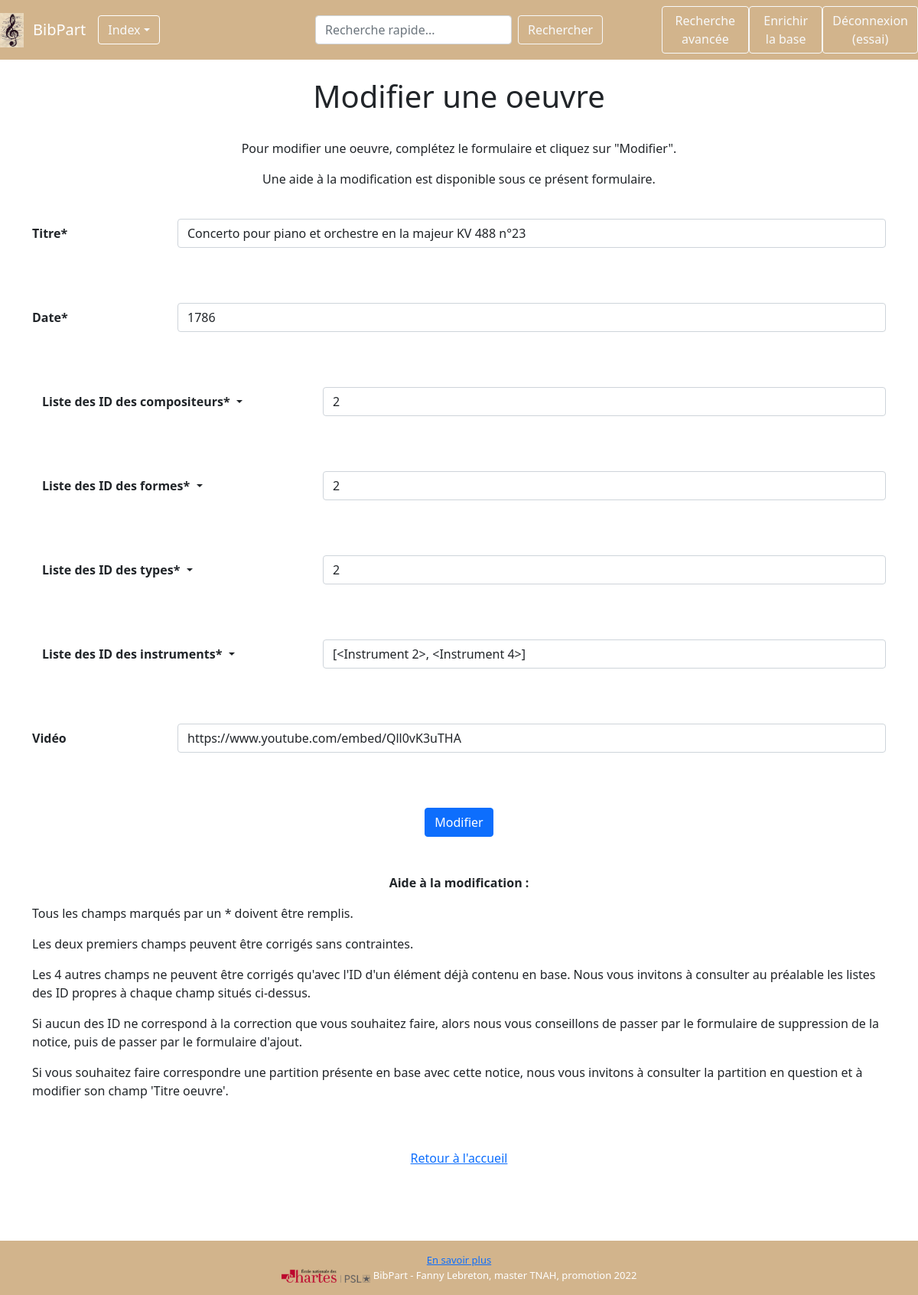
Screenshot of /maj_oeuvre/2 (signed in) with the database file from the repository.
### BibPart/modeles/utilisateurs.py (models this page shows, shortened)
class Utilisateur(UserMixin, db.Model):
    __tablename__ = "utilisateur"
    id_utilisateur = db.Column(db.Integer, unique=True, nullable=False, primary_key=True, autoincrement=True)
    nom_utilisateur = db.Column(db.Text, nullable=False)
    login_utilisateur = db.Column(db.Text, nullable=False, unique=True)
    email_utilisateur = db.Column(db.Text, nullable=False)
    password_utilisateur = db.Column(db.Text, nullable=False)
    authorships = db.relationship("Authorship", back_populates="utilisateur")

### BibPart/modeles/donnees.py (models this page shows, shortened)
class Oeuvre(db.Model):
    __tablename__ = "oeuvre"
    id_oeuvre = db.Column(db.Integer, unique=True, nullable=False, primary_key=True, autoincrement=True)
    titre_oeuvre = db.Column(db.Text, nullable=False)
    date_oeuvre = db.Column(db.Text)
    audio_oeuvre = db.Column(db.Text)
    compositeur_id_compositeur = db.Column(db.Integer, db.ForeignKey('compositeur.id_compositeur'))
    type_id_type = db.Column(db.Integer, db.ForeignKey('type.id_type'))
    forme_id_forme = db.Column(db.Integer, db.ForeignKey('forme.id_forme'))
    compositeurs = db.relationship("Compositeur", back_populates="oeuvres")
    types = db.relationship("Type", back_populates="oeuvres")
    formes = db.relationship("Forme", back_populates="oeuvres")
    partitions = db.relationship("Partition", back_populates="oeuvres")
    instruments = db.relationship("Instrument", secondary="relation_oeuvre_instrument", back_populates="oeuvres")
    authorships = db.relationship("Authorship", back_populates="oeuvre")

### BibPart/routes.py (the view, shortened to what this page needs)
@app.route("/maj_oeuvre/<int:identifier>", methods=["GET", "POST"])
@login_required
def maj_oeuvre(identifier):
    listecompositeur = Compositeur.query.all()
    listetype = Type.query.all()
    listeforme = Forme.query.all()
    listeinstrument = Instrument.query.all()
    if request.method == "GET":
        modif_oeuvre = Oeuvre.query.get(identifier)
        modif_oeuvre_compo = modif_oeuvre.compositeurs
        return render_template("pages/maj_oeuvre.html", oeuvre=modif_oeuvre, composi=modif_oeuvre_compo,
                               Listecompositeur=listecompositeur, Listetype=listetype, Listeforme=listeforme,
                               Listeinstrument=listeinstrument)

### BibPart/modeles/utilisateurs.py (called while the page is built)
@login.user_loader
def trouver_utilisateur_via_id(id_utilisateur):
    return Utilisateur.query.get(int(id_utilisateur))

### BibPart/templates/pages/maj_oeuvre.html (shortened to what this page needs)
{% extends "conteneur.html" %}
{% block corps %}
<div class="text-center">
    <h1>Modifier une oeuvre</h1>
    <br/>
    <p>Pour modifier une oeuvre, complétez le formulaire et cliquez sur "Modifier".</p>
    <p>Une aide à la modification est disponible sous ce présent formulaire.</p>
    <br/>
</div>
<form class="form" method="POST" action="{{url_for('maj_oeuvre', identifier=oeuvre.id_oeuvre)}}">
    <div class="form-group row">
        <label class="col-sm-2 col-form-label fw-bold">Titre*</label>
        <div class="col-sm-10">
            <input type="text" class="form-control" name="maj_titre" value="{{oeuvre.titre_oeuvre}}"/>
        </div>
    </div>
    <br/>
    <br/>
    <br/>
    <div class="form-group row">
        <label class="col-sm-2 col-form-label fw-bold">Date*</label>
        <div class="col-sm-10">
            <input type="text" class="form-control" name="maj_date_oeuvre" value="{{oeuvre.date_oeuvre}}"/>
        </div>
    </div>
    <br/>
    <br/>
    <br/>
    <div class="form-group row">
        <div class="dropdown col-6 col-md-4">
            <button class="btn btn-outline-dark fw-bold dropdown-toggle" type="button" id="dropdownMenuButton1"
                    data-bs-toggle="dropdown" aria-expanded="false">Liste des ID des compositeurs*
            </button>
        </div>
        <div class="col-12 col-md-8">
            <input type="text" class="form-control" name="maj_compositeur"
                   value="{{oeuvre.compositeur_id_compositeur}}"/>
        </div>
    </div>
    <br/>
    <br/>
    <br/>
    <div class="form-group row">
        <div class="dropdown col-6 col-md-4">
            <button class="btn btn-outline-dark fw-bold dropdown-toggle" type="button" id="dropdownMenuButton2"
                    data-bs-toggle="dropdown" aria-expanded="false">Liste des ID des formes*
            </button>
        </div>
        <div class="col-12 col-md-8">
            <input type="text" class="form-control" name="maj_forme" value="{{oeuvre.forme_id_forme}}"/>
        </div>
    </div>
    <br/>
    <br/>
    <br/>
    <div class="form-group row">
        <div class="dropdown col-6 col-md-4">
            <button class="btn btn-outline-dark fw-bold dropdown-toggle" type="button" id="dropdownMenuButton3"
                    data-bs-toggle="dropdown" aria-expanded="false">Liste des ID des types*
            </button>
        </div>
        <div class="col-12 col-md-8">
            <input type="text" class="form-control" name="maj_type" value="{{oeuvre.type_id_type}}"/>
        </div>
    </div>
    <br/>
    <br/>
    <br/>
    <div class="form-group row">
        <div class="dropdown col-6 col-md-4">
            <button class="btn btn-outline-dark fw-bold dropdown-toggle" type="button" id="dropdownMenuButton4"
                    data-bs-toggle="dropdown" aria-expanded="false">Liste des ID des instruments*
            </button>
        </div>
        <div class="col-12 col-md-8">
            <input type="text" class="form-control" name="maj_instrument" value="{{oeuvre.instruments}}"/>
        </div>
    </div>
    <br/>
    <br/>
    <br/>
    <div class="form-group row">
        <label class="col-sm-2 col-form-label fw-bold">Vidéo</label>
        <div class="col-sm-10">
            <input type="text" class="form-control" name="maj_audio" value="{{oeuvre.audio_oeuvre}}"
                   placeholder="https://www.youtube.com/embed/[ID de la vidéo]"/>
        </div>
    </div>
    <br/>
    <br/>
    <br/>
    <div class="text-center">
        <button type="submit" class="btn btn-primary">Modifier</button>
    </div>
</form>
<br/>
<br/>
<div>
    <p class="text-center fw-bold">Aide à la modification : </p>
    <p>Tous les champs marqués par un * doivent être remplis.</p>
    <p>Les deux premiers champs peuvent être corrigés sans contraintes.</p>
    <p>Les 4 autres champs ne peuvent être corrigés qu'avec l'ID d'un élément déjà contenu en base. Nous vous invitons
        à consulter au préalable les listes des ID propres à chaque champ situés ci-dessus.</p>
    <p>Si aucun des ID ne correspond à la correction que vous souhaitez faire, alors nous vous conseillons de passer par
        le formulaire de suppression de la notice, puis de passer par le formulaire d'ajout.</p>
    <p>Si vous souhaitez faire correspondre une partition présente en base avec cette notice, nous vous invitons à
        consulter la partition en question et à modifier son champ 'Titre oeuvre'.</p>
</div>
<br/>
<br/>
<div class="text-center"><a href="{{url_for('accueil')}}">Retour à l'accueil</a></div>
{% endblock %}

### BibPart/templates/conteneur.html (shortened to what this page needs)
<!doctype html>
<html lang="fr">
<head>
    {% include "partials/css.html" %}
</head>
<body>
<nav class="navbar navbar-expand-md navbar-dark mb-4" style="background-color: #d2b48c;">
    <img src="{{url_for('static', filename='images/logo1.jpg')}}" width="45" height="45"
         class="d-inline-block align-top" alt="logo"/>
    <div class="container-fluid">
        <a class="navbar-brand" href="{{ url_for('accueil') }}">BibPart</a>
        <div class="collapse navbar-collapse" id="navbarCollapse">
                <div class="dropdown">
                    <button class="btn btn-outline-light dropdown-toggle" type="button" id="dropdownMenuButton1"
                            data-bs-toggle="dropdown" aria-expanded="false">Index</button>
                </div>
            <form class="d-flex position-absolute top-50 start-50 translate-middle" action="{{url_for('recherche')}}"
                  method="GET">
                <input class="form-control me-2" name="keyword" type="search" placeholder="Recherche rapide..."
                       aria-label="Search">
                <button class="btn btn-outline-light" type="submit">Rechercher</button>
            </form>
        </div>
    </div>
    <div class="d-flex justify-content-end">
        {% if not current_user.is_authenticated %}
        <a type="button" class="btn btn-outline-light me-2" href="{{ url_for('inscription') }}">Inscription</a>
        <a type="button" class="btn btn-outline-light" href="{{ url_for('connexion') }}">Connexion</a>
        {% else %}
        <a type="button" class="btn btn-outline-light" href="{{url_for('rechercheavancee')}}">Recherche avancée</a>
        <a type="button" class="btn btn-outline-light" href="{{ url_for('accueil_ajout') }}">Enrichir la base</a>
        <a type="button" class="btn btn-outline-light" href="{{ url_for('deconnexion') }}">Déconnexion
            ({{current_user.nom_utilisateur}})</a>
        {% endif %}
    </div>
</nav>
<div class="container">
    <div class="row">
        <div class="col">
            {% block corps %}{% endblock %}
        </div>
    </div>
</div>
<br/>
<br/>
<br/>
<br/>
<footer class="bg-light text-center text-lg-start">
    <div class="text-center p-3 text-white" style="background-color: #d2b48c; font-size: 13px">
        <a id="link" href="{{url_for('ensavoirplus')}}">En savoir plus</a> <br/>
        <img class="footer-logo" width="10%" src="{{url_for('static', filename='images/logo_ENC.png')}}"
             alt="École nationale des Chartes">
        BibPart - Fanny Lebreton, master TNAH, promotion 2022
    </div>
</footer>
</body>
</html>

### rows the page displays
Utilisateur: nom_utilisateur "essai"
Oeuvre: maj_titre "Concerto pour piano et orchestre en la majeur KV 488 n°23", maj_date_oeuvre "1786", maj_compositeur "2", maj_forme "2", maj_type "2", maj_audio "https://www.youtube.com/embed/Qll0vK3uTHA"
